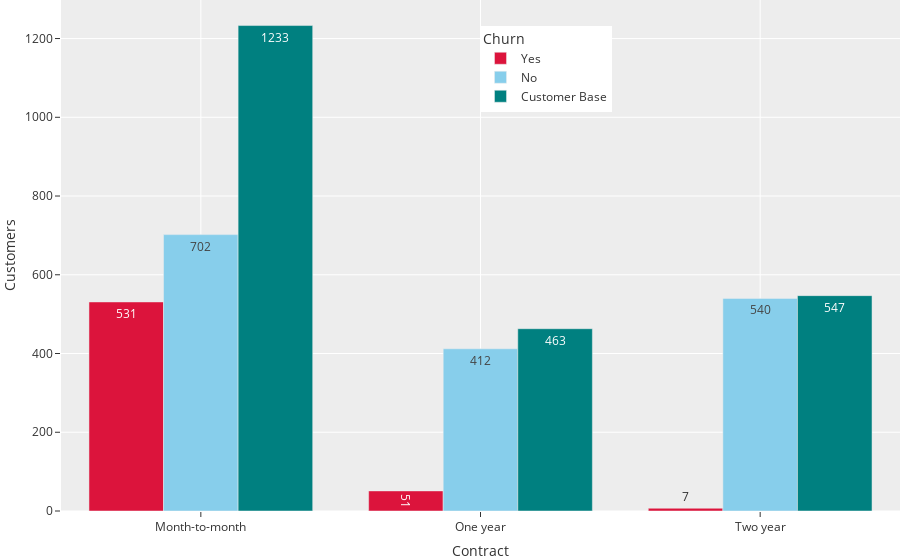

The notebook cell saved with this chart:
### Code cell
colors = ['crimson','skyblue','teal']
contract_barchart=px.bar(contract_attrition_df,x='Contract',y='Customers',color='Churn',text='Customers',color_discrete_sequence=colors,barmode="group")
contract_barchart.update_layout(legend=dict(yanchor="top",y=0.95,xanchor="left",x=0.50),autosize=True,margin=dict(t=0,b=0,l=0,r=0)) #use barmode='stack' when stacking,

### Figure 1 — Plotly figure (JSON) as saved in the notebook; plotly's stock layout.template omitted (floating-point values rounded to 4 significant figures)
{"data": [{"alignmentgroup": "True", "hovertemplate": "Churn=Yes<br>Contract=%{x}<br>Customers=%{text}<extra></extra>", "legendgroup": "Yes", "marker": {"color": "crimson"}, "name": "Yes", "offsetgroup": "Yes", "orientation": "v", "showlegend": true, "text": [531, 51, 7], "textposition": "auto", "type": "bar", "x": ["Month-to-month", "One year", "Two year"], "xaxis": "x", "y": [531, 51, 7], "yaxis": "y"}, {"alignmentgroup": "True", "hovertemplate": "Churn=No<br>Contract=%{x}<br>Customers=%{text}<extra></extra>", "legendgroup": "No", "marker": {"color": "skyblue"}, "name": "No", "offsetgroup": "No", "orientation": "v", "showlegend": true, "text": [702, 412, 540], "textposition": "auto", "type": "bar", "x": ["Month-to-month", "One year", "Two year"], "xaxis": "x", "y": [702, 412, 540], "yaxis": "y"}, {"alignmentgroup": "True", "hovertemplate": "Churn=Customer Base<br>Contract=%{x}<br>Customers=%{text}<extra></extra>", "legendgroup": "Customer Base", "marker": {"color": "teal"}, "name": "Customer Base", "offsetgroup": "Customer Base", "orientation": "v", "showlegend": true, "text": [1233, 463, 547], "textposition": "auto", "type": "bar", "x": ["Month-to-month", "One year", "Two year"], "xaxis": "x", "y": [1233, 463, 547], "yaxis": "y"}], "layout": {"autosize": true, "barmode": "group", "legend": {"title": {"text": "Churn"}, "tracegroupgap": 0, "x": 0.5, "xanchor": "left", "y": 0.95, "yanchor": "top"}, "margin": {"b": 0, "l": 0, "r": 0, "t": 0}, "xaxis": {"anchor": "y", "domain": [0, 1], "title": {"text": "Contract"}}, "yaxis": {"anchor": "x", "domain": [0, 1], "title": {"text": "Customers"}}}}
